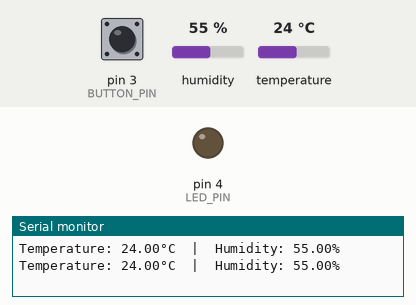
This sketch was run on a simulated Arduino Uno, built with avr-gcc and run on an emulated ATmega328P. Shown: output pins drawn as LEDs (lit = HIGH), the last lines printed to the serial monitor. Inputs (shaded band) come from the test bench; at power-on: pin 3 (BUTTON_PIN) HIGH, humidity 55 %, temperature 24 °C.

Above: at 2.8 s.
2.9 s: pin 3 (BUTTON_PIN) pulled LOW for 2.35 s
At 4.9 s:
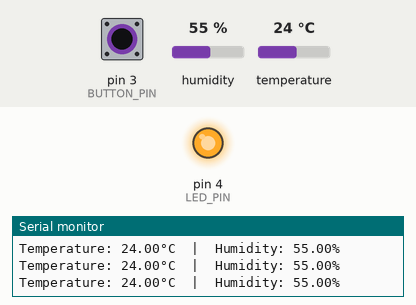
Timing chart, 0 to 6.4 s (numbered marks = the images above; inputs shaded):
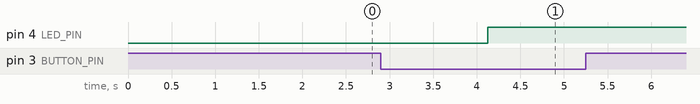

The sketch:

DHT11.ino
```cpp
#include <DHT.h>

#define DHTPIN 2       // DHT11 data pin
#define DHTTYPE DHT11  // Sensor type

#define BUTTON_PIN 3   // Push button pin
#define LED_PIN 4      // LED pin

DHT dht(DHTPIN, DHTTYPE);

bool ledState = false;
bool lastButtonState = HIGH;

void setup() {
  Serial.begin(9600);
  pinMode(BUTTON_PIN, INPUT_PULLUP);  // Use internal pull-up resistor
  pinMode(LED_PIN, OUTPUT);
  dht.begin();
}

void loop() {
  // Read temperature and humidity
  float temp = dht.readTemperature();
  float hum = dht.readHumidity();

  if (!isnan(temp) && !isnan(hum)) {
    Serial.print("Temperature: ");
    Serial.print(temp);
    Serial.print("°C  |  Humidity: ");
    Serial.print(hum);
    Serial.println("%");
  } else {
    Serial.println("Failed to read from DHT sensor!");
  }

  // Button handling
  bool buttonState = digitalRead(BUTTON_PIN);
  if (buttonState == LOW && lastButtonState == HIGH) {
    delay(50);  // debounce
    ledState = !ledState;  // toggle LED
    digitalWrite(LED_PIN, ledState);
  }
  lastButtonState = buttonState;

  delay(2000);  // Delay between readings
}
```

Measured:
- after the input at 2.9 s, pin 4 (LED_PIN): LOW → HIGH after 1.2 s
